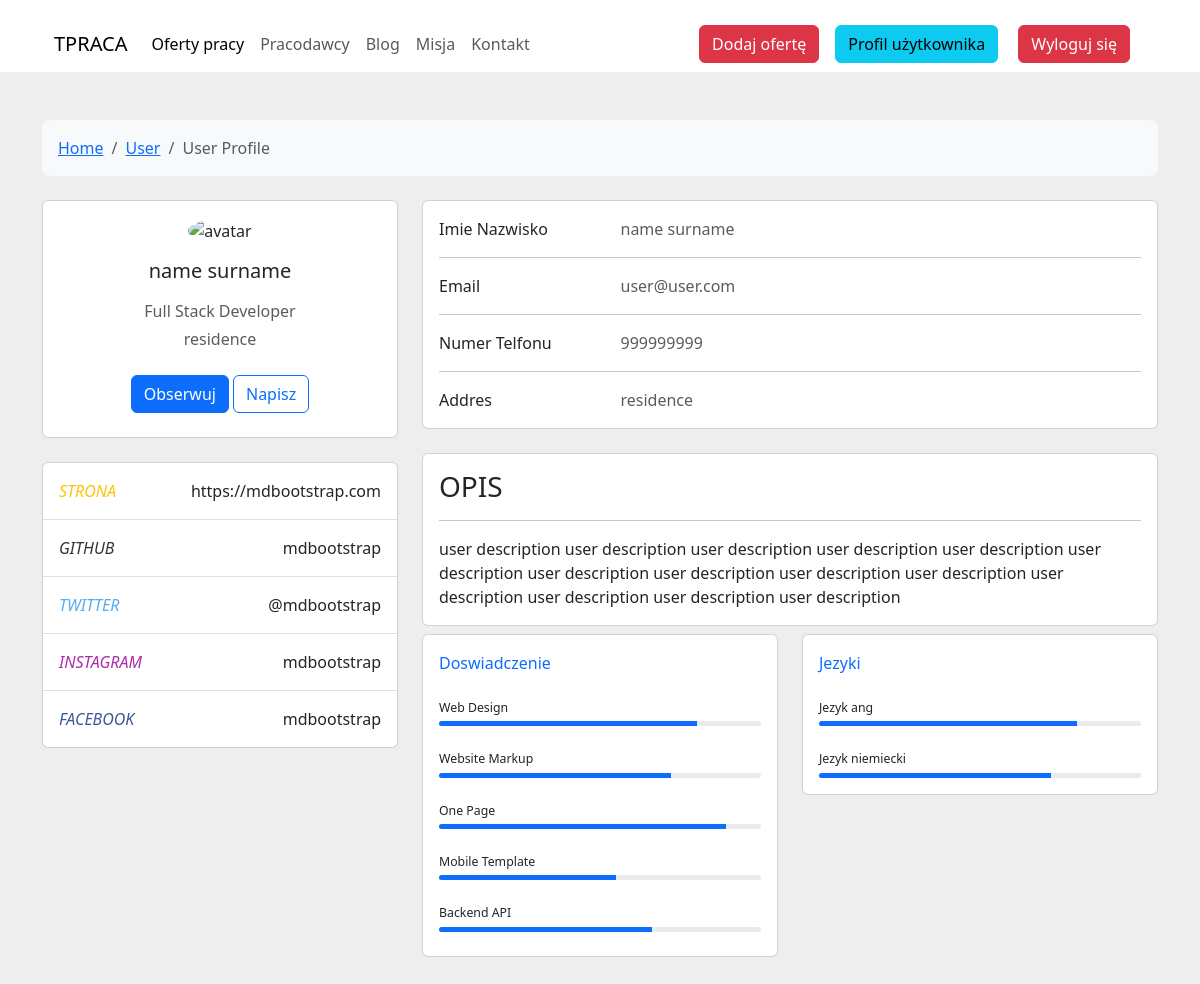
Page /userPage.php (signed in) on the committed database.
### tables this page shows
CREATE TABLE `advertising_users` (
  `users_id` int(11) NOT NULL,
  `users_mail` varchar(120) NOT NULL,
  `users_password` varchar(999) NOT NULL,
  `users_name` varchar(50) NOT NULL,
  `users_surname` varchar(50) NOT NULL,
  `users_residence` varchar(120) NOT NULL,
  `users_phone_number` int(11) NOT NULL,
  `users_birthday` date NOT NULL,
  `users_profil_picture` blob NOT NULL,
  `users_job_level` int(11) NOT NULL,
  `users_job_level_description` text NOT NULL,
  `users_description` text NOT NULL,
  `users_links` text NOT NULL,
  `users_education_id` int(11) NOT NULL,
  `users_languages_id` int(11) NOT NULL,
  `users_skills` varchar(120) NOT NULL,
  `users_additional_experience_id` int(11) NOT NULL
);

### userPage.php (the view, shortened to what this page needs)
<?php
$BASE_FOLDER = "/advertising_system/";
$id = $_SESSION['user_id'];
$connect = mysqli_connect("localhost", "root", "", "advertising_system");
$result = mysqli_query($connect, "SELECT * FROM advertising_users WHERE users_id = '$id'");
$user = $result->fetch_array();
?>
<!DOCTYPE html>
<html lang="en">
<head>
  <link href="https://cdn.jsdelivr.net/npm/bootstrap@5.3.2/dist/css/bootstrap.min.css" rel="stylesheet">
</head>
<body>
  <div class="container mt-3 ">
    <nav class="navbar navbar-expand-lg ">
      <div class="container-fluid">
        <a class="navbar-brand" href="<?php echo $BASE_FOLDER . "MainPage.php" ?>">TPRACA</a>
        <div class="collapse navbar-collapse" id="navbarNav">
          <ul class="navbar-nav flex-wrap">
            <li class="nav-item">
              <a class="nav-link active" href="<?php echo $BASE_FOLDER . "Offers.php" ?>">Oferty pracy</a>
            </li>
            <li class="nav-item">
              <a class="nav-link" href="#">Pracodawcy</a>
            </li>
            <li class="nav-item">
              <a class="nav-link" href="#">Blog</a>
            </li>
            <li class="nav-item">
              <a class="nav-link" href="#">Misja</a>
            </li>
            <li class="nav-item">
              <a class="nav-link" href="#">Kontakt</a>
            </li>
          </ul>
          <ul class="navbar-nav ms-auto mb-lg-0">
            <li class="nav-item">
              <button class="btn btn-danger rounded-2 me-3 mb-2 mb-lg-0 ">Dodaj ofertę</button>
            </li>
            <li class="nav-item">
              <?php if (isset($_SESSION['user_id'])) : ?>
                <a class="btn btn-info rounded-2 me-3" href="<?php echo $BASE_FOLDER . "userPage.php" ?>">Profil użytkownika</a>
                <a class="btn btn-danger rounded-2 me-3" href="<?php echo $BASE_FOLDER . "logout.php" ?>">Wyloguj się</a>
              <?php else : ?>
                <a class="btn btn-danger rounded-2 me-3" href="<?php echo $BASE_FOLDER . "LoginPage.php" ?>">Zaloguj się</a>
              <?php endif; ?>
            </li>
          </ul>
        </div>
      </div>
    </nav>
  </div>
  <section style="background-color: #eee;">
    <div class="container py-5">
      <div class="row">
        <div class="col">
          <nav aria-label="breadcrumb" class="bg-light rounded-3 p-3 mb-4">
            <ol class="breadcrumb mb-0">
              <li class="breadcrumb-item"><a href="#">Home</a></li>
              <li class="breadcrumb-item"><a href="#">User</a></li>
              <li class="breadcrumb-item active" aria-current="page">User Profile</li>
            </ol>
          </nav>
        </div>
      </div>
      <div class="row">
        <div class="col-lg-4">
          <div class="card mb-4">
            <div class="card-body text-center">
              <img src="https://i1.kwejk.pl/k/obrazki/2020/12/moH4v2EmnwT0MmYQ.jpg" alt="avatar" class="rounded-circle img-fluid" style="width: 150px;">
              <h5 class="my-3"><?php echo $user['users_name'] . " " . $user['users_surname'] ?></h5>
              <p class="text-muted mb-1">Full Stack Developer</p>
              <p class="text-muted mb-4"><?php echo $user['users_residence']; ?></p>
              <div class="d-flex justify-content-center mb-2">
                <button type="button" class="btn btn-primary">Obserwuj</button>
                <button type="button" class="btn btn-outline-primary ms-1">Napisz</button>
              </div>
            </div>
          </div>
          <div class="card mb-4 mb-lg-0">
            <div class="card-body p-0">
              <ul class="list-group list-group-flush rounded-3">
                <li class="list-group-item d-flex justify-content-between align-items-center p-3">
                  <i class="fas fa-globe fa-lg text-warning">STRONA</i>
                  <p class="mb-0">https://mdbootstrap.com</p>
                </li>
                <li class="list-group-item d-flex justify-content-between align-items-center p-3">
                  <i class="fab fa-github fa-lg" style="color: #333333;">GITHUB</i>
                  <p class="mb-0">mdbootstrap</p>
                </li>
                <li class="list-group-item d-flex justify-content-between align-items-center p-3">
                  <i class="fab fa-twitter fa-lg" style="color: #55acee;">TWITTER</i>
                  <p class="mb-0">@mdbootstrap</p>
                </li>
                <li class="list-group-item d-flex justify-content-between align-items-center p-3">
                  <i class="fab fa-instagram fa-lg" style="color: #ac2bac;">INSTAGRAM</i>
                  <p class="mb-0">mdbootstrap</p>
                </li>
                <li class="list-group-item d-flex justify-content-between align-items-center p-3">
                  <i class="fab fa-facebook-f fa-lg" style="color: #3b5998;">FACEBOOK</i>
                  <p class="mb-0">mdbootstrap</p>
                </li>
              </ul>
            </div>
          </div>
        </div>
        <div class="col-lg-8">
          <div class="card mb-4">
            <div class="card-body">
              <div class="row">
                <div class="col-sm-3">
                  <p class="mb-0">Imie Nazwisko</p>
                </div>
                <div class="col-sm-9">
                  <p class="text-muted mb-0"><?php echo $user['users_name'] . " " . $user['users_surname'] ?></p>
                </div>
              </div>
              <hr>
              <div class="row">
                <div class="col-sm-3">
                  <p class="mb-0">Email</p>
                </div>
                <div class="col-sm-9">
                  <p class="text-muted mb-0"><?php echo $user['users_mail'] ?></p>
                </div>
              </div>
              <hr>
              <div class="row">
                <div class="col-sm-3">
                  <p class="mb-0">Numer Telfonu</p>
                </div>
                <div class="col-sm-9">
                  <p class="text-muted mb-0"><?php echo $user['users_phone_number'] ?></p>
                </div>
              </div>
              <hr>
              <div class="row">
                <div class="col-sm-3">
                  <p class="mb-0">Addres</p>
                </div>
                <div class="col-sm-9">
                  <p class="text-muted mb-0"><?php echo $user['users_residence']; ?></p>
                </div>
              </div>
            </div>
          </div>
          <div class="row">
            <div class="col-md-12">
              <div class="card mb-4 mb-md-0">
                <div class="card-body">
                  <h3>OPIS</h3>
                  <hr>
                  <?php echo $user['users_description']; ?>
                </div>
              </div>
            </div>
          </div>
          <div class="row mt-2">
            <div class="col-md-6">
              <div class="card mb-4 mb-md-0">
                <div class="card-body">
                  <p class="mb-4"><span class="text-primary font-italic me-1">Doswiadczenie</span>
                  </p>
                  <p class="mb-1" style="font-size: .77rem;">Web Design</p>
                  <div class="progress rounded" style="height: 5px;">
                    <div class="progress-bar" role="progressbar" style="width: 80%" aria-valuenow="80" aria-valuemin="0" aria-valuemax="100"></div>
                  </div>
                  <p class="mt-4 mb-1" style="font-size: .77rem;">Website Markup</p>
                  <div class="progress rounded" style="height: 5px;">
                    <div class="progress-bar" role="progressbar" style="width: 72%" aria-valuenow="72" aria-valuemin="0" aria-valuemax="100"></div>
                  </div>
                  <p class="mt-4 mb-1" style="font-size: .77rem;">One Page</p>
                  <div class="progress rounded" style="height: 5px;">
                    <div class="progress-bar" role="progressbar" style="width: 89%" aria-valuenow="89" aria-valuemin="0" aria-valuemax="100"></div>
                  </div>
                  <p class="mt-4 mb-1" style="font-size: .77rem;">Mobile Template</p>
                  <div class="progress rounded" style="height: 5px;">
                    <div class="progress-bar" role="progressbar" style="width: 55%" aria-valuenow="55" aria-valuemin="0" aria-valuemax="100"></div>
                  </div>
                  <p class="mt-4 mb-1" style="font-size: .77rem;">Backend API</p>
                  <div class="progress rounded mb-2" style="height: 5px;">
                    <div class="progress-bar" role="progressbar" style="width: 66%" aria-valuenow="66" aria-valuemin="0" aria-valuemax="100"></div>
                  </div>
                </div>
              </div>
            </div>
            <div class="col-md-6">
              <div class="card mb-4 mb-md-0">
                <div class="card-body">
                  <p class="mb-4"><span class="text-primary font-italic me-1">Jezyki</span>
                  </p>
                  <p class="mb-1" style="font-size: .77rem;">Jezyk ang</p>
                  <div class="progress rounded" style="height: 5px;">
                    <div class="progress-bar" role="progressbar" style="width: 80%" aria-valuenow="80" aria-valuemin="0" aria-valuemax="100"></div>
                  </div>
                  <p class="mt-4 mb-1" style="font-size: .77rem;">Jezyk niemiecki</p>
                  <div class="progress rounded" style="height: 5px;">
                    <div class="progress-bar" role="progressbar" style="width: 72%" aria-valuenow="72" aria-valuemin="0" aria-valuemax="100"></div>
                  </div>
                </div>
              </div>
            </div>
          </div>
        </div>
      </div>
    </div>
  </section>
</body>
</html>

### rows in the picture
advertising_users: users_name "name", users_surname "surname", users_residence "residence", users_mail "user@user.com", users_phone_number "999999999", users_description "user description user description user description user description user description user description user description user description user description user description user description user description user description user description"
